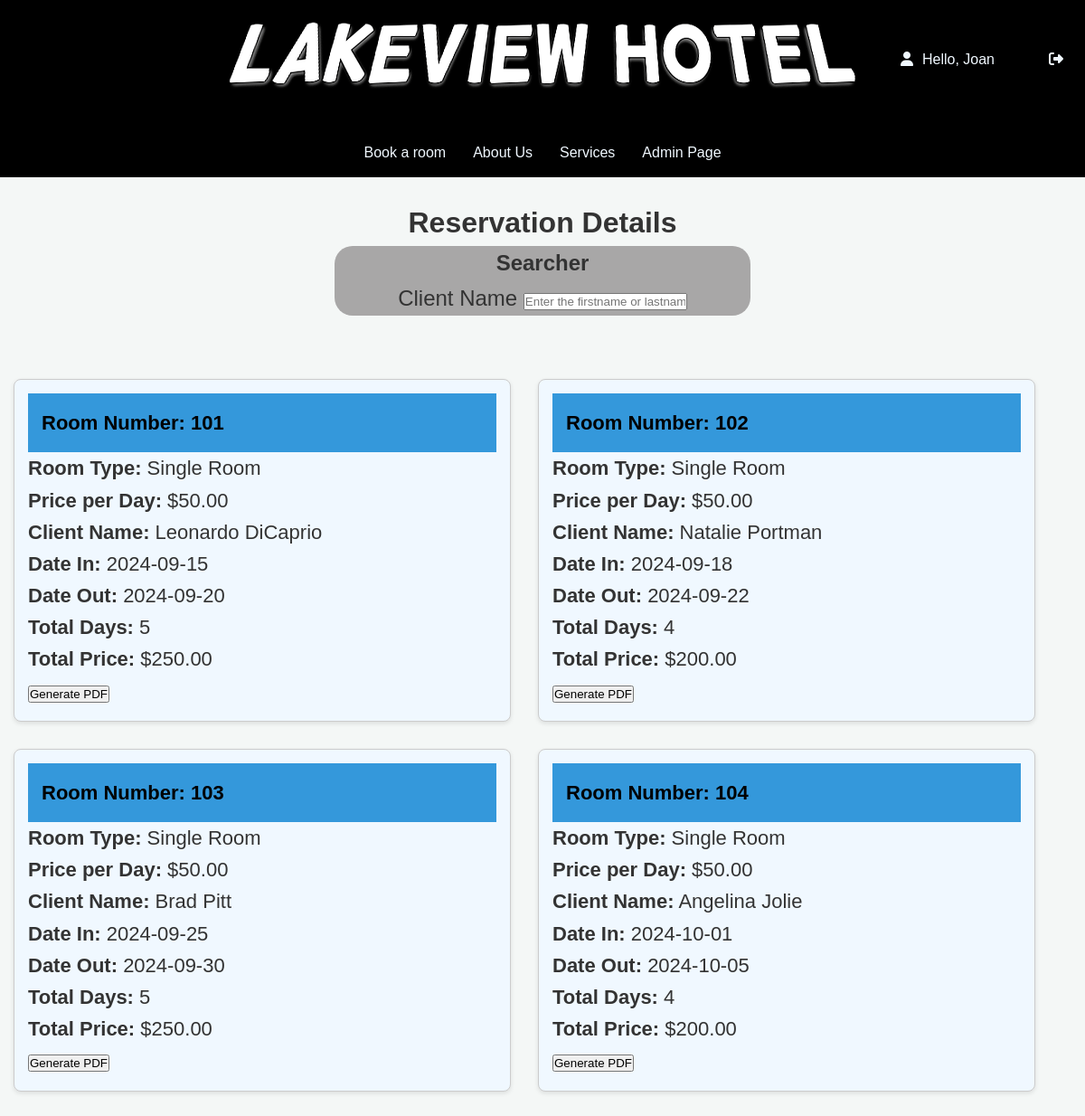
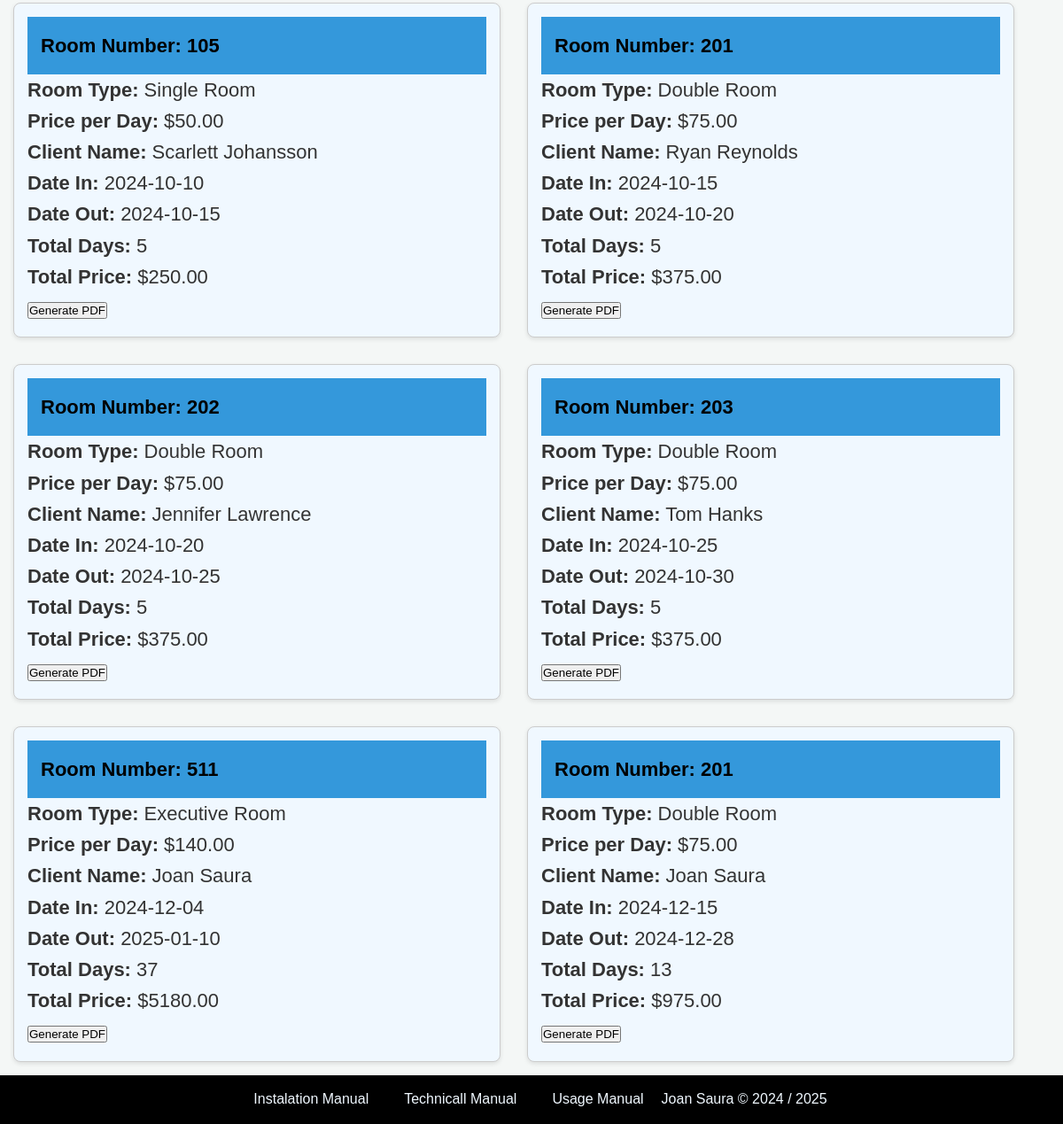
Page /files/forms/reservations/select_reservations_forms.php (signed in) on the committed database (2 pictures, top to bottom).
### tables this page shows
CREATE TABLE IF NOT EXISTS `071_reservations` (
  `reservation_id` int(11) NOT NULL AUTO_INCREMENT,
  `client_id` int(11) NOT NULL,
  `room_id` int(11) NOT NULL,
  `date_in` date NOT NULL,
  `date_out` date NOT NULL,
  `reservation_state` enum('Booked','Cancelled','Check-In','Check Out') NOT NULL DEFAULT 'Booked',
  `reservation_extras` longtext DEFAULT NULL CHECK (json_valid(`reservation_extras`)),
  `reservation_price_per_day` decimal(10,2) DEFAULT NULL,
  PRIMARY KEY (`reservation_id`),
  KEY `client_id` (`client_id`),
  KEY `room_id` (`room_id`)
);

CREATE TABLE IF NOT EXISTS `071_rooms` (
  `room_id` int(11) NOT NULL AUTO_INCREMENT,
  `room_number` int(11) DEFAULT NULL,
  `room_type_id` int(11) DEFAULT NULL,
  `room_state` enum('dirty','clean','broken') NOT NULL DEFAULT 'clean',
  `room_status` enum('Free','on Reservation') NOT NULL DEFAULT 'Free',
  PRIMARY KEY (`room_id`),
  KEY `room_type_id` (`room_type_id`)
);

CREATE TABLE IF NOT EXISTS `071_room_type` (
  `room_type_id` int(11) NOT NULL AUTO_INCREMENT,
  `room_type_name` varchar(50) DEFAULT NULL,
  `room_type_price_per_day` decimal(10,2) DEFAULT NULL,
  `room_type_description` longtext DEFAULT NULL,
  `room_type_capacity` int(100) DEFAULT NULL,
  PRIMARY KEY (`room_type_id`)
);

CREATE TABLE IF NOT EXISTS `071_customers` (
  `client_id` int(11) NOT NULL AUTO_INCREMENT,
  `client_first_name` varchar(50) NOT NULL,
  `client_last_name` varchar(50) NOT NULL,
  `client_identification` varchar(20) NOT NULL,
  `client_email` varchar(100) NOT NULL,
  `client_phone_number` varchar(15) DEFAULT NULL,
  `client_password` varchar(100) DEFAULT NULL,
  `customer_rol` enum('guest','admin') DEFAULT 'guest',
  PRIMARY KEY (`client_id`)
);

### files/common-files/db_connection.php (called while the page is built, shortened)
<?php
$conn = mysqli_connect('localhost', 'root', '', '071_hotel_managment');
return $conn;
?>

### files/querys/reservations/select_reservations.php (called while the page is built, shortened)
<?php
include($_SERVER['DOCUMENT_ROOT'] . '/student071/dwes/files/common-files/db_connection.php');
$sql = "
    SELECT
        res.reservation_id,
        c.client_first_name AS 071_client_first_name,
        c.client_last_name AS 071_client_last_name,
        r.room_number AS 071_room_number,
        rt.room_type_name AS 071_room_type_name,
        rt.room_type_price_per_day AS 071_room_price_per_day,
        res.date_in AS 071_date_in,
        res.date_out AS 071_date_out,
        DATEDIFF(res.date_out, res.date_in) AS 071_total_days,
        DATEDIFF(res.date_out, res.date_in) * rt.room_type_price_per_day AS 071_total_price
    FROM
        071_reservations res
    JOIN
        071_customers c ON res.client_id = c.client_id
    JOIN
        071_rooms r ON res.room_id = r.room_id
    JOIN
        071_room_type rt ON r.room_type_id = rt.room_type_id
";
$result = $conn->query($sql);
$reservations = array();
if ($result && mysqli_num_rows($result) > 0) {
    while ($row = $result->fetch_assoc()) {
        $reservations[] = $row;
    }
}
return $reservations;
?>

### files/forms/reservations/select_reservations_forms.php (the view, shortened to what this page needs)
<?php
$root = $_SERVER['DOCUMENT_ROOT'];
$reservations = include($root . '/student071/dwes/files/querys/reservations/select_reservations.php');
?>
<?php include($root . '/student071/dwes/files/common-files/header.php'); ?>
<div id="middle-title">
    <h1>Reservation Details</h1>
    <section id="searcher">
            <h4>Searcher</h4>
            <label for="client_name">Client Name</label>
            <input type="text" name="client_name" placeholder="Enter the firstname or lastname" id="FullNameSearcher" onkeyup="searchFullName(this.value)">
        </section>
</div>
<div id="info-display">
    <div id="reservations-list">
        <?php if (!empty($reservations)) { ?>
            <?php foreach ($reservations as $reservation) { ?>
                <div class="reservation-card">
                    <div class="reservation-details">
                        <div class="name-display">
                            <h4>Room Number: <?php echo htmlspecialchars($reservation['071_room_number']); ?></h4>
                        </div>
                        <p><strong>Room Type:</strong> <?php echo htmlspecialchars($reservation['071_room_type_name']); ?></p>
                        <p><strong>Price per Day:</strong> $<?php echo htmlspecialchars($reservation['071_room_price_per_day']); ?></p>
                    </div>
                    <div class="client-details">
                        <p><strong>Client Name:</strong> <?php echo htmlspecialchars($reservation['071_client_first_name']) . ' ' . htmlspecialchars($reservation['071_client_last_name']); ?></p>
                    </div>
                    <div class="date-details">
                        <p><strong>Date In:</strong> <?php echo htmlspecialchars($reservation['071_date_in']); ?></p>
                        <p><strong>Date Out:</strong> <?php echo htmlspecialchars($reservation['071_date_out']); ?></p>
                        <p><strong>Total Days:</strong> <?php echo htmlspecialchars($reservation['071_total_days']); ?></p>
                        <p><strong>Total Price:</strong> $<?php echo htmlspecialchars($reservation['071_total_price']); ?></p>
                    </div>
                    <a href="generate_pdf.php?reservation_id=<?php echo $reservation['reservation_id']; ?>" class="generate-pdf-button">
                        <button>Generate PDF</button>
                    </a>
                </div>
            <?php } ?>
        <?php } else { ?>
            <p>No reservations found in the database.</p>
        <?php } ?>
    </div>
</div>
<?php include($root . '/student071/dwes/files/common-files/footer.php'); ?>

### css/style.css (style rules this page uses)
* { margin: 0; padding: 0; box-sizing: border-box; }
body { display: flex; flex-direction: column; min-height: 100vh; }
#middle-title { display: flex; align-items: center; flex-direction: column; width: 100%; text-align: center; padding: 25px; font-family: Cambria, Cochin, Georgia, Times, "Times New Roman", serif; }
#middle-title #searcher { background-color: #a8a7a7; border-radius: 20px; width: 40%; font-size: x-large; }

### css/manuals.css (style rules this page uses)
* { margin: 0; padding: 0; box-sizing: border-box; font-family: 'Arial', sans-serif; }
body { background-color: #f4f7f6; color: #333; line-height: 1.6; }
section { margin-bottom: 30px; }
a { color: #3498db; text-decoration: none; transition: color 0.3s ease; }

### css/forms.css (style rules this page uses)
#info-display { display: flex; justify-content: center; align-items: center; }
#room-list, #customers-list, #reservations-list, #room-type-list { display: flex; grid-template-columns: auto auto auto; grid-template-rows: auto auto auto; flex-wrap: wrap; }
.name-display { background-color:#3498db; color: black; width: 100%; padding: 15px; }
.customer-card, .room-card, .reservation-card, .room-type-card { background-color: aliceblue; margin: 15px; padding: 15px; font-size: 22px; border: 1px solid #ccc; border-radius: 8px; width: 550px; box-shadow: 0 2px 5px rgba(0, 0, 0, 0.1); }

### rows in the picture
071_reservations: room.room_number "101", 071_room_type.room_type_name "Single Room", 071_room_type.room_type_price_per_day "50.00", client.client_first_name "Leonardo", client.client_last_name "DiCaprio", date_in "2024-09-15", date_out "2024-09-20", 071_total_days "5", 071_total_price "250.00"
071_reservations: room.room_number "102", 071_room_type.room_type_name "Single Room", 071_room_type.room_type_price_per_day "50.00", client.client_first_name "Natalie", client.client_last_name "Portman", date_in "2024-09-18", date_out "2024-09-22", 071_total_days "4", 071_total_price "200.00"
071_reservations: room.room_number "103", 071_room_type.room_type_name "Single Room", 071_room_type.room_type_price_per_day "50.00", client.client_first_name "Brad", client.client_last_name "Pitt", date_in "2024-09-25", date_out "2024-09-30", 071_total_days "5", 071_total_price "250.00"
071_reservations: room.room_number "104", 071_room_type.room_type_name "Single Room", 071_room_type.room_type_price_per_day "50.00", client.client_first_name "Angelina", client.client_last_name "Jolie", date_in "2024-10-01", date_out "2024-10-05", 071_total_days "4", 071_total_price "200.00"
071_reservations: room.room_number "105", 071_room_type.room_type_name "Single Room", 071_room_type.room_type_price_per_day "50.00", client.client_first_name "Scarlett", client.client_last_name "Johansson", date_in "2024-10-10", date_out "2024-10-15", 071_total_days "5", 071_total_price "250.00"
071_reservations: room.room_number "201", 071_room_type.room_type_name "Double Room", 071_room_type.room_type_price_per_day "75.00", client.client_first_name "Ryan", client.client_last_name "Reynolds", date_in "2024-10-15", date_out "2024-10-20", 071_total_days "5", 071_total_price "375.00"
071_reservations: room.room_number "202", 071_room_type.room_type_name "Double Room", 071_room_type.room_type_price_per_day "75.00", client.client_first_name "Jennifer", client.client_last_name "Lawrence", date_in "2024-10-20", date_out "2024-10-25", 071_total_days "5", 071_total_price "375.00"
071_reservations: room.room_number "203", 071_room_type.room_type_name "Double Room", 071_room_type.room_type_price_per_day "75.00", client.client_first_name "Tom", client.client_last_name "Hanks", date_in "2024-10-25", date_out "2024-10-30", 071_total_days "5", 071_total_price "375.00"
071_reservations: room.room_number "511", 071_room_type.room_type_name "Executive Room", 071_room_type.room_type_price_per_day "140.00", client.client_first_name "Joan", client.client_last_name "Saura", date_in "2024-12-04", date_out "2025-01-10", 071_total_days "37", 071_total_price "5180.00"
071_reservations: room.room_number "201", 071_room_type.room_type_name "Double Room", 071_room_type.room_type_price_per_day "75.00", client.client_first_name "Joan", client.client_last_name "Saura", date_in "2024-12-15", date_out "2024-12-28", 071_total_days "13", 071_total_price "975.00"

### other values in the picture
isset($_SESSION['user_online']) ? $_SESSION['user_online'] : 'Guest' "Joan"
